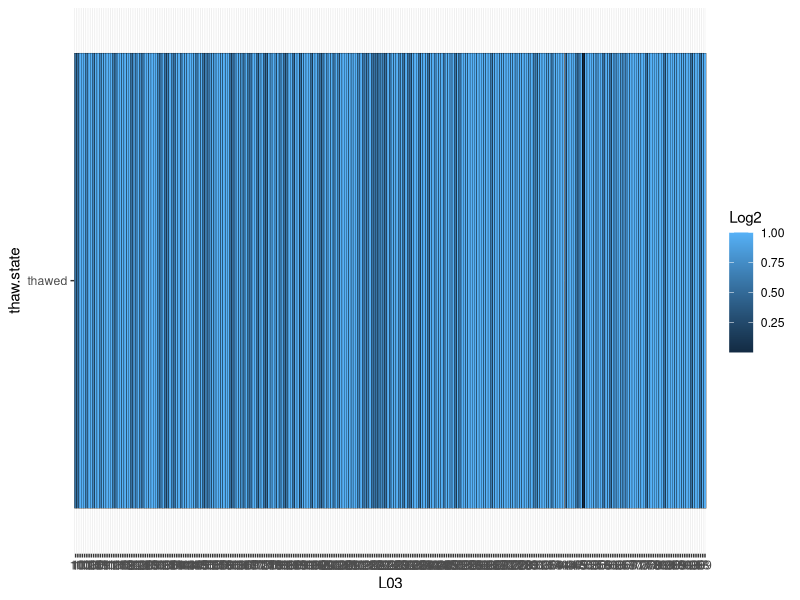

Write the R code that produced this figure.
# PERMAFROST-PATHOGENS DATA VISUALIZATION
# Created: 7/20/2020
# Author: C. Green
# Last Edited: 7/22/2020


# read in location results
# res35 <- read.csv("~/Documents/CRREL/permafrost-pathogens/res35.csv", row.names=1)
# res45 <- read.csv("~/Documents/CRREL/permafrost-pathogens/res45.csv", row.names=1)
# res60 <- read.csv("~/Documents/CRREL/permafrost-pathogens/res60.csv", row.names=1)
# res83 <- read.csv("~/Documents/CRREL/permafrost-pathogens/res83.csv", row.names=1)
# resNew <- read.csv("~/Documents/CRREL/permafrost-pathogens/resNew.csv", row.names=1)

# ~~ heat map ~~~

# load library
library("dplyr")
library("tidyr")
library("ggplot2")

# read in result csv files as a tibble
res35csv <- readr::read_csv("res35.csv", col_names = TRUE, col_types="cdddd")

# re name columns
colnames(res35csv) <- c("L03", "thawing", "thawing.padj", "thawed", "thawed.padj")

# gather and remove log2 NA rows
df <- res35csv %>%
  gather(key="thaw.state", value= "Log2", 
         thawing, thawed, -thawing.padj, -thawed.padj, 
         na.rm=TRUE)

ggplot(df, aes(x=L03, y = thaw.state , fill=Log2)) +
    # tile with black contour
    geom_tile(colour="black") 
    # B&W theme, no grey background
    # theme_bw() +
    # get rid of y axis titles
    # theme(axis.title.x=element_blank(),
          # axis.ticks.x=element_blank()) +
    # Green color theme for `fill`
    # scale_fill_distiller(palette="RdYlBu", direction=-1) + 
    # since there is no legend, adding a title
    # labs(title = "35 Meters: Log Fold Change from Frozen")






